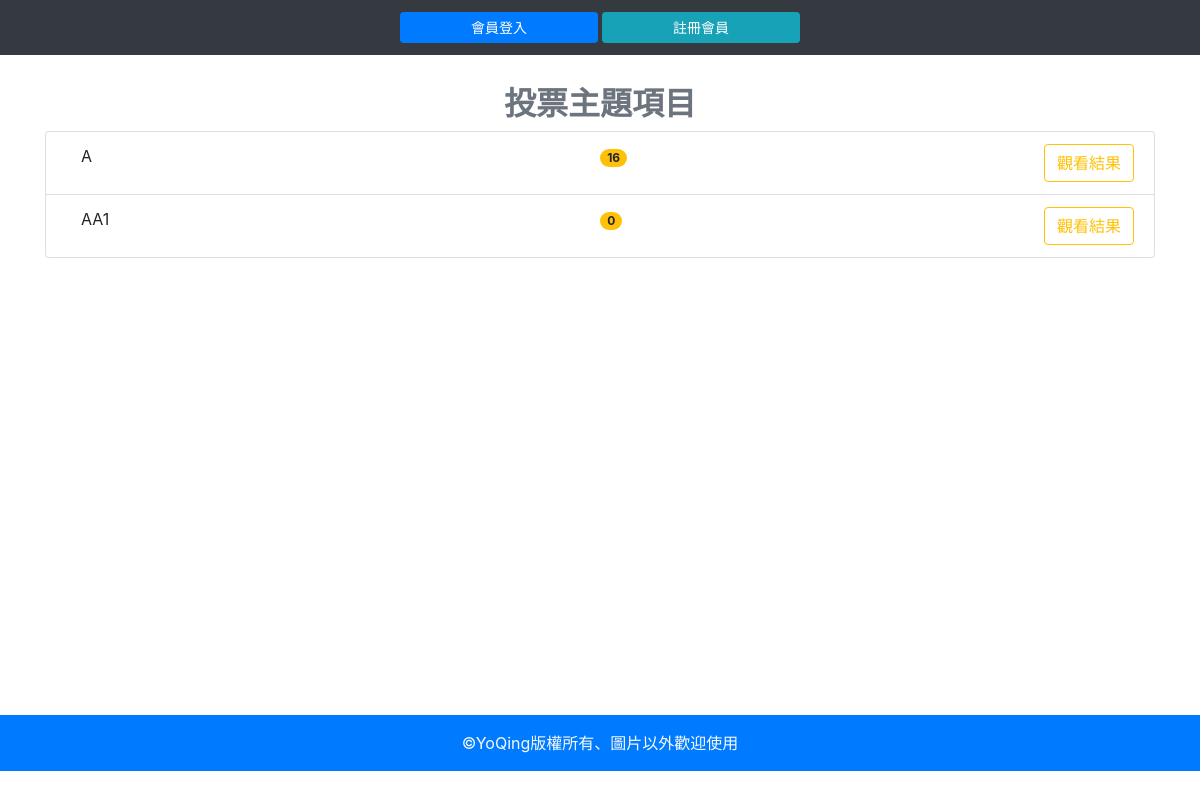
The app's page /, older data.
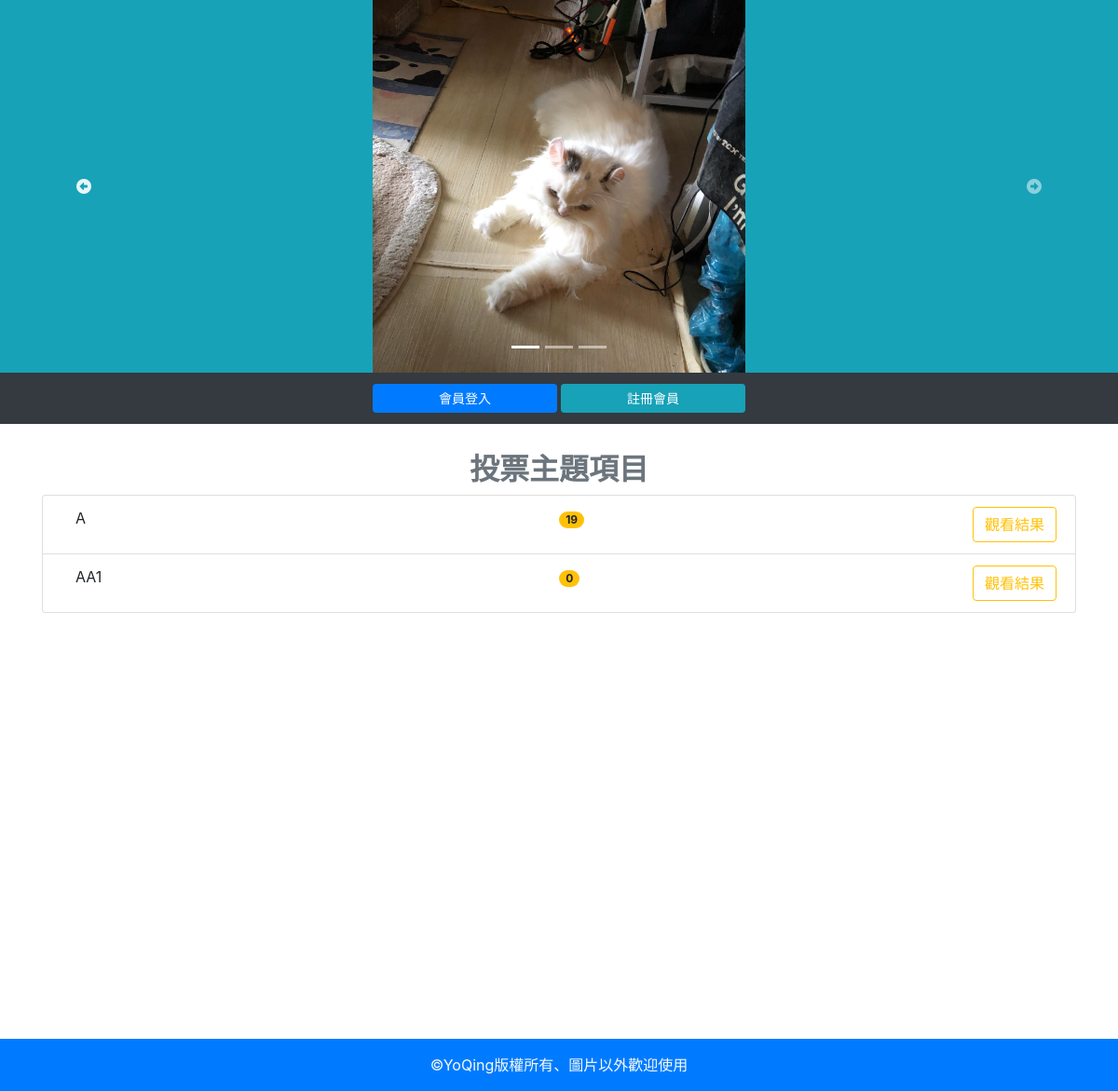
The same page, newer data.
### tables this page shows
CREATE TABLE `topics` (
  `id` int(11) UNSIGNED NOT NULL,
  `topic` varchar(128) NOT NULL
);

CREATE TABLE `ad` (
  `id` int(11) UNSIGNED NOT NULL,
  `name` varchar(64) NOT NULL,
  `sh` tinyint(1) UNSIGNED NOT NULL,
  `intro` varchar(64) DEFAULT NULL
);

### db.php (called while the page is built, shortened)
<?php
    $dsn="mysql:host=localhost;charset=utf8;dbname=yovote";
    $pdo=new PDO($dsn,'root','');
    function all($table,...$arg){
    global $pdo;
    $sql="SELECT * FROM `$table` ";
    if(isset($arg[0])){
        if(is_array($arg[0])){
            foreach($arg[0] as $key=>$value){
                $tmp[]="`$key`='$value'";
            }
            $sql=$sql."where " . implode(" AND ",$tmp);
        }else{
            $sql=$sql.$arg[0];
        }
    }
    $rows=$pdo->query($sql)->fetchAll(PDO::FETCH_ASSOC);
    return $rows;
    }
    function rows($table,$array){
        global $pdo;
        $sql="SELECT count(*) FROM `$table` WHERE ";
            foreach($array as $key=>$value){
                $tmp[]="`$key`='$value'";
            }
            $sql=$sql. implode(" AND ",$tmp);
        return $pdo->query($sql)->fetchColumn();
    }
    function q($sql){
    global $pdo;
    return $pdo->query($sql)->fetchAll(PDO::FETCH_ASSOC);
    }
?>

### index.php (the view, shortened to what the changed rows need)
<?php
include_once "./db.php";
?>
<!DOCTYPE html>
<html lang="en">
<head>
    <link rel="stylesheet" href="https://maxcdn.bootstrapcdn.com/bootstrap/4.5.2/css/bootstrap.min.css">
    <link rel="stylesheet" href="./style/style.css">
</head>
<body>
<div class="container-fluid">
    <div class="row">
        <div class="jumbotron jumbotron-fluid p-0 mb-0 col-12" style="overflow:hidden">
            <a href="index.php">
                <div id="carouselExampleIndicators" class="carousel slide bg-info" data-ride="carousel" data-interval="2500">
                    <ol class="carousel-indicators position-absolute">
                        <li data-target="#carouselExampleIndicators" data-slide-to="0" class="active"></li>
                        <li data-target="#carouselExampleIndicators" data-slide-to="1"></li>
                        <li data-target="#carouselExampleIndicators" data-slide-to="2"></li>
                    </ol>
                    <div class="carousel-inner">
                    <?php
                        $image=all('ad',['sh'=>1]);
                        foreach($image as $key => $image2){
                        if($key==0){
                            echo "<div class='carousel-item active'>";
                        }else{
                            echo "<div class='carousel-item'>";
                        }
                        echo "<img class='d-block m-auto' style='width:400px;height:400px;' src='./image/{$image2['name']}' alt='{$image2['intro']}'>";
                        echo "</div>";
                        }
                        ?>
                    </div>
                    <a class="carousel-control-prev" href="#carouselExampleIndicators" role="button" data-slide="prev">
                        <span class="fas fa-arrow-alt-circle-left" aria-hidden="true"></span>
                    </a>
                    <a class="carousel-control-next" href="#carouselExampleIndicators" role="button" data-slide="next">
                        <span class="fas fa-arrow-alt-circle-right" aria-hidden="true"></span>
                    </a>
                </div>
            </a>
        </div>
    </div>
</div>
<div class="container">
    <div class="row">
        <div class="col-12">
            <?php
                $do=(isset($_GET['do']))?$_GET['do']:'show_vote_list';
                $file="./frontend/".$do.".php";
                if(file_exists($file)){
                        include $file;
                }else{
                        include "./frontend/show_vote_list.php";
                }
            ?>
        </div>
    </div>
</div>
</body>
</html>

### frontend/show_vote_list.php
<h2 class="text-center font-weight-bold text-secondary">投票主題項目</h2>
<?php
    $alltopics=all('topics');
        echo "<ol class='list-group'>";
        foreach ($alltopics as $key => $value) {
        if(rows('options',['topic_id'=>$value['id']]) > 0){
        echo "<li class='list-group-item'>";
        if(isset($_SESSION['user'])){
            echo "<a class='d-inline-block col-md-6' href='index.php?do=vote&id={$value['id']}'>";
            echo $value['topic'];
            echo "</a>";
        }else{
            echo "<span class='d-inline-block col-md-6'>".$value['topic']."</span>";
        }
        $count=q("select sum(`count`) as '總計' from `options` where `topic_id`='{$value['id']}'");
        echo "<a class='badge badge-pill badge-warning' href='?do=vote_result&id={$value['id']}'>";
        echo $count[0]['總計'];
        echo "</a>";
        echo "<a class='float-right' href='?do=vote_result&id={$value['id']}'>";
        echo "<button type='button' class='btn btn-outline-warning'>觀看結果</button>";
        echo "</a>";
        echo "</li>";
            }
            }
        echo "</ol>";
?>

Row changes from the older to the newer data that the page shows:
added ad: name (picture)
computed for topics (number 1 of 2 on the later page): 總計 "16" → "19"
